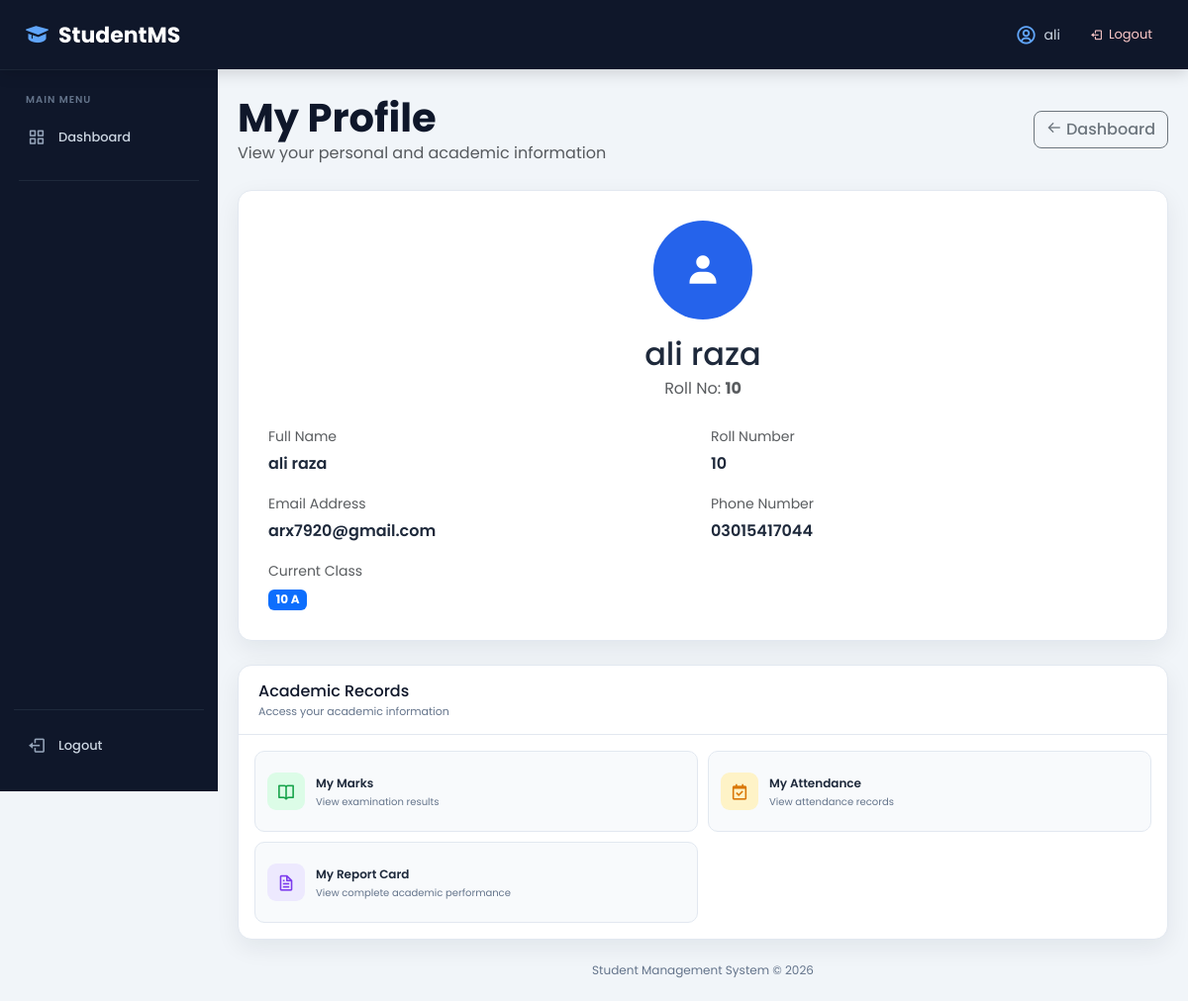
Screenshot of /students/profile/ (signed in) with the database file from the repository.
### my_app/models.py (models this page shows, shortened)
class Students(models.Model):
    roll_no=models.IntegerField(blank=False,unique=True)
    name=models.CharField(max_length=100,blank=False)
    email=models.EmailField(max_length=200,blank=False,unique=True)
    phone=models.CharField(max_length=15,blank=False,unique=True)
    user=models.OneToOneField(
          User,on_delete=models.PROTECT,blank=True,null=True
    )
    school_class = models.ForeignKey(
        SchoolClass,
        on_delete=models.PROTECT,
         null=True,
         blank=True
    )
    age=models.PositiveIntegerField(blank=False)
    create_at=models.DateTimeField(max_length=100,auto_now_add=True)

class SchoolClass(models.Model):
     school_class=models.CharField( max_length=5)
     section=models.CharField( max_length=5)
     room_no=models.CharField( max_length=10)
     def __str__(self):
      return f"{self.school_class} {self.section}"

### my_app/views/student_views.py (the view)
# urls.py: path('students/profile/',student_views.student_profile,name='student_profile'),
@login_required
def student_profile(request):
    student = request.user.students
    return render(
        request,
        "students/profile.html",
        {"student": student}
    )

### my_app/templates/students/profile.html (shortened to what this page needs)
{% extends "base.html" %}
{% block content %}
<div class="page-section">
    <div class="page-title">
        <div>
            <h1>
                My Profile
            </h1>
            <p class="text-muted mb-0">
                View your personal and academic information
            </p>
        </div>
        <a
            href="{% url 'student_dashboard' %}"
            class="btn btn-outline-secondary"
        >
            <i class='bx bx-arrow-back'></i>
            Dashboard
        </a>
    </div>
    <div class="profile-card">
        <div class="text-center mb-4">
            <div class="profile-avatar">
                <i class='bx bxs-user'></i>
            </div>
            <h2 class="mt-3 mb-1">
                {{ student.name }}
            </h2>
            <p class="text-muted mb-0">
                Roll No:
                <strong>
                    {{ student.roll_no }}
                </strong>
            </p>
        </div>
        <div class="row g-3">
            <div class="col-md-6">
                <div class="info-box mb-0">
                    <small class="text-muted">
                        Full Name
                    </small>
                    <div class="fw-semibold mt-1">
                        {{ student.name }}
                    </div>
                </div>
            </div>
            <div class="col-md-6">
                <div class="info-box mb-0">
                    <small class="text-muted">
                        Roll Number
                    </small>
                    <div class="fw-semibold mt-1">
                        {{ student.roll_no }}
                    </div>
                </div>
            </div>
            <div class="col-md-6">
                <div class="info-box mb-0">
                    <small class="text-muted">
                        Email Address
                    </small>
                    <div class="fw-semibold mt-1">
                        {{ student.email }}
                    </div>
                </div>
            </div>
            <div class="col-md-6">
                <div class="info-box mb-0">
                    <small class="text-muted">
                        Phone Number
                    </small>
                    <div class="fw-semibold mt-1">
                        {{ student.phone }}
                    </div>
                </div>
            </div>
            <div class="col-md-12">
                <div class="info-box mb-0">
                    <small class="text-muted">
                        Current Class
                    </small>
                    <div class="fw-semibold mt-1">
                        <span class="badge bg-primary">
                            {{ student.school_class }}
                        </span>
                    </div>
                </div>
            </div>
        </div>
    </div>
    <div class="dashboard-panel mt-4">
        <div class="panel-header">
            <div>
                <h3>
                    Academic Records
                </h3>
                <span>
                    Access your academic information
                </span>
            </div>
        </div>
        <div class="quick-actions">
            <a
                href="{% url 'student_marks' %}"
                class="quick-action success"
            >
                <i class='bx bx-book-open'></i>
                <div>
                    <strong>
                        My Marks
                    </strong>
                    <small>
                        View examination results
                    </small>
                </div>
            </a>
            <a
                href="{% url 'student_attendance' %}"
                class="quick-action warning"
            >
                <i class='bx bx-calendar-check'></i>
                <div>
                    <strong>
                        My Attendance
                    </strong>
                    <small>
                        View attendance records
                    </small>
                </div>
            </a>
            <a
                href="{% url 'student_report_card' %}"
                class="quick-action purple"
            >
                <i class='bx bx-file'></i>
                <div>
                    <strong>
                        My Report Card
                    </strong>
                    <small>
                        View complete academic performance
                    </small>
                </div>
            </a>
        </div>
    </div>
</div>
{% endblock %}

### my_app/templates/base.html (shortened to what this page needs)
{% load static %}
<!DOCTYPE html>
<html lang="en">
<head>
    <link
        href="https://cdn.jsdelivr.net/npm/bootstrap@5.3.8/dist/css/bootstrap.min.css"
        rel="stylesheet"
    >
    <link
        href="https://unpkg.com/boxicons@2.1.4/css/boxicons.min.css"
        rel="stylesheet"
    >
    <link
        rel="stylesheet"
        href="{% static 'css/style.css' %}"
    >
</head>
<body>
<nav class="top-navbar">
    <div class="top-navbar-left">
        <a
            href="{% url 'home' %}"
            class="brand"
        >
            <i class='bx bxs-graduation'></i>
            <span>StudentMS</span>
        </a>
    </div>
    <div class="top-navbar-right">
        {% if user.is_authenticated %}
        <div class="top-user">
            <i class='bx bx-user-circle'></i>
            <span>
                {{ user.username }}
            </span>
        </div>
        <a
            href="{% url 'logout' %}"
            class="logout-btn"
        >
            <i class='bx bx-log-out'></i>
            <span>Logout</span>
        </a>
        {% endif %}
    </div>
</nav>
<aside
    class="sidebar"
    id="sidebar"
>
    <div class="sidebar-title">
        <span>MAIN MENU</span>
    </div>
{% if user.is_superuser %}
<a href="{% url 'admin_dashboard' %}" class="sidebar-link">
    <i class='bx bx-grid-alt'></i>
    <span>Dashboard</span>
</a>
{% elif user.students %}
<a href="{% url 'student_dashboard' %}" class="sidebar-link">
    <i class='bx bx-grid-alt'></i>
    <span>Dashboard</span>
</a>
{% elif user.teachers %}
<a href="{% url 'teacher_dashboard' %}" class="sidebar-link">
    <i class='bx bx-grid-alt'></i>
    <span>Dashboard</span>
</a>
{% elif user.parents %}
<a href="{% url 'parent_dashboard' %}" class="sidebar-link">
    <i class='bx bx-grid-alt'></i>
    <span>Dashboard</span>
</a>
{% else %}
<a href="{% url 'dashboard' %}" class="sidebar-link">
    <i class='bx bx-grid-alt'></i>
    <span>Dashboard</span>
</a>
{% endif %}
    <div class="sidebar-divider"></div>
    <div class="sidebar-bottom">
        {% if user.is_authenticated %}
        <a
            href="{% url 'logout' %}"
            class="sidebar-link logout-link"
        >
            <i class='bx bx-log-out'></i>
            <span>Logout</span>
        </a>
        {% endif %}
    </div>
</aside>
<main class="main-content">
    {% block content %}
    {% endblock %}
    <footer class="footer">
        <p>
            Student Management System © 2026
        </p>
    </footer>
</main>
</body>
</html>

### rows the page displays
Students: name "ali raza", roll_no "10", email "arx7920@gmail.com", phone "03015417044", school_class "10 A"

### other values shown
{{ user.username }} "ali"
